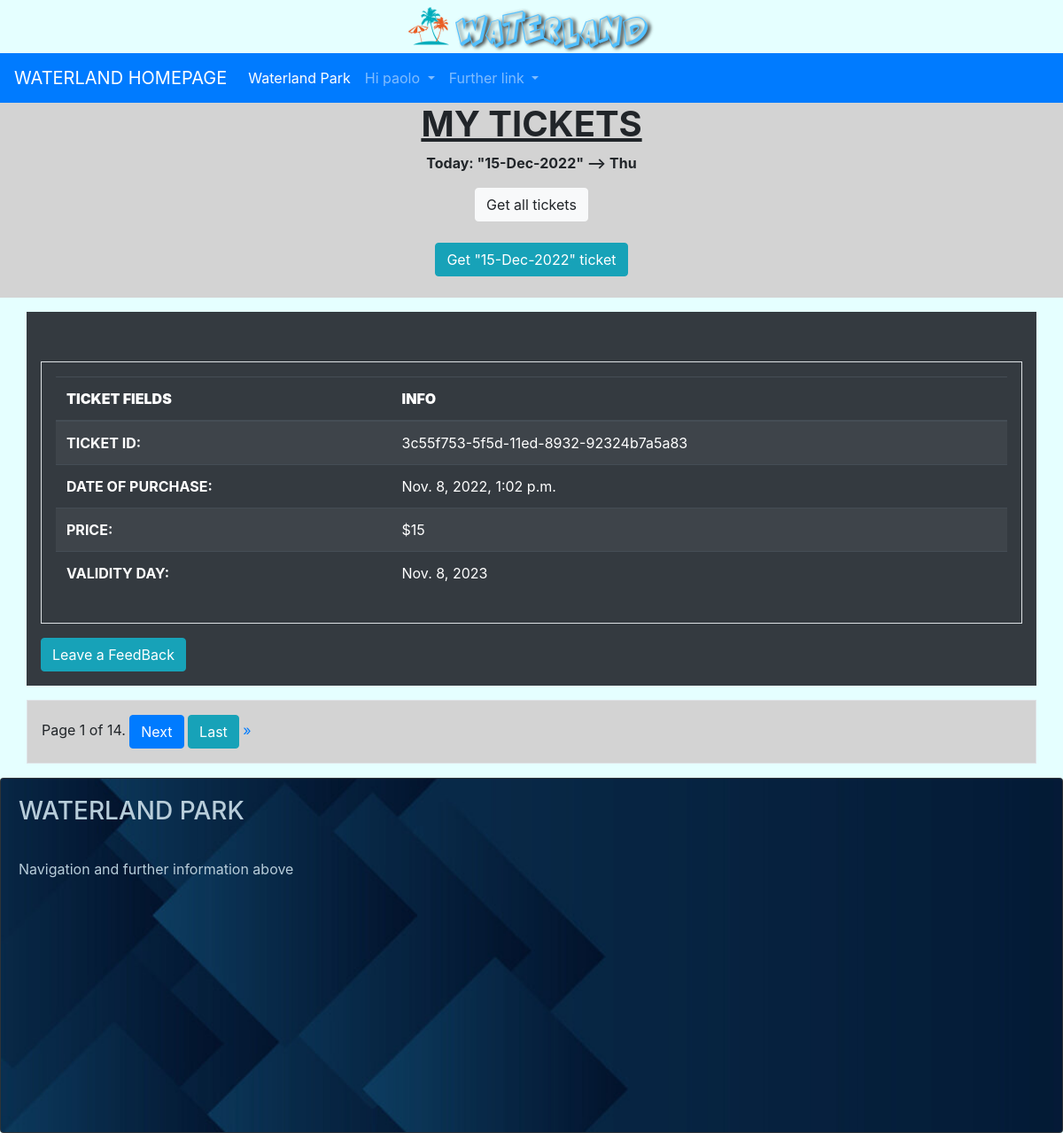
The page /waterpark/tickets&seasonpass/my_tickets/ (signed in) on the database its author committed.
### userpark/models.py (models this page shows, shortened)
class User(AbstractUser):
    GENDER_CHOICES = (
        ('M', 'Male'),
        ('F', 'Female'),
    )
    gender = models.CharField(max_length=1, choices=GENDER_CHOICES, help_text="Are you male or female?", null=True, default=None)
    birth_date = models.DateField(help_text="Place your birthday here", null=True,
                                  validators=[MaxValueValidator(limit_value=date.today()-timedelta(days=(365*7))),
                                              MinValueValidator(limit_value=date.today()-timedelta(days=(365*100)))], default=None)
    staff_assigned_code = models.CharField(max_length=5, help_text="Place your staff code here", null=True, unique=True, default=None)
    is_staff_member = models.BooleanField(default=False)
    propic = models.ImageField(upload_to=media_directory_path, blank=True, null=True,
                               default=None, help_text='Add your profile picture here', verbose_name='Picture Profile')
    slug = models.SlugField(null=False, unique=True)  # max length disabled

### waterpark/models.py (models this page shows, shortened)
class Tiket(models.Model):
    customer = models.ForeignKey(myUser, on_delete=models.SET_NULL, null=True)    # ForeignKey many to one
    tiket_slug = models.SlugField(null=False, unique=True)            # Slug reference used for each tiket created
    date_of_purchase = models.DateTimeField(default=timezone.now, null=False, blank=False)
    validity_day = models.DateField(help_text="Choose the day you will come to Waterland", null=False,
                                  validators=[MinValueValidator(limit_value=date.today), MaxValueValidator(limit_value=date.today()+timedelta(days=365))],
                                    default=date.today, blank=False, verbose_name='Entry Waterland date')
    cost = models.IntegerField(default=15, null=False, blank=False)
    class Meta:
        verbose_name_plural = 'Tickets'

### waterpark/views.py (the view)
# urls.py: path('tickets&seasonpass/my_tickets/', CustomerTiketListView.as_view(), name='customer-tiket-list'),
class CustomerTiketListView(LoginRequiredMixin, CustomerRequiredMixin, ListView):
    model = Tiket
    template_name = 'waterpark/customer/tikets/my_tiket_list.html'
    context_object_name = "tiket_list"  # default is object_list
    paginate_by = 1
    login_url = 'userpark:login'  # Redirect Login needed
    redirect_field_name = 'redirect_to'
    def get_queryset(self):
        queryset = Tiket.objects.filter(customer=self.request.user).order_by('-validity_day').values()   # DESC date, default ASC
        return queryset

### waterlandmixins/mixins.py (called while the page is built)
    def dispatch(self, request, *args, **kwargs):
        if not request.user.is_staff_member:
            return super().dispatch(request, *args, **kwargs)
        else:
            raise PermissionDenied

### waterpark/templates/waterpark/customer/tikets/my_tiket_list.html (shortened to what this page needs)
{% extends 'navbase.html' %}
{% block bodybase %}
    <div class="text-center" style="background-color: lightgray">
        <h1><strong><u>MY TICKETS</u></strong></h1>
        <p><strong>Today: "{% now 'd-M-Y' %}" --> {% now 'D' %}</strong></p>
        <a href="{% url 'waterpark:customer-tiket-list' %}"><button type="button" class="btn btn-light">Get all tickets</button></a><br><br>
        <a href="{% url 'waterpark:customer-tiket-list-today' %}"><button type="button" class="btn btn-info">Get "{% now 'd-M-Y' %}" ticket</button></a><br><br>
    </div>
    <div class="container p-3 my-3 bg-dark text-white">
    {% for tiket in tiket_list %}
        <br>
        <div class="container p-3 my-3 border">
        <table class="table table-striped table-dark">
          <thead>
            <tr>
                <th scope="col"><strong>TICKET FIELDS</strong></th>
              <th scope="col"><strong>INFO</strong></th>
            </tr>
          </thead>
        <tbody>
            <tr>
            <th scope="row">TICKET ID:</th>
             <td>{{ tiket.tiket_slug }}</td>
            </tr>
            <tr>
            <th scope="row">DATE OF PURCHASE:</th>
             <td>{{ tiket.date_of_purchase }}</td>
            </tr>
            <tr>
            <th scope="row">PRICE:</th>
             <td>${{ tiket.cost }}</td>
            </tr>
            <tr>
            <th scope="row">VALIDITY DAY:</th>
             <td>{{ tiket.validity_day }}</td>
            </tr>
         </tbody>
        </table>
        </div>
        <a href="{% url 'reviewpark:leave-feedback' %}"><button type="button" class="btn btn-info">Leave a FeedBack</button></a>
        <br>
    {% empty %}
        <div class="text-center">
            <h2><strong><u>NO TIKETS YET</u></strong></h2>
        </div>
    {% endfor %}
    </div>
    <div class="container p-3 my-3 border" style="background-color: lightgray">
        <div class="pagination">
        <span class="step-links">
            <span class="current">
                Page {{ page_obj.number }} of {{ page_obj.paginator.num_pages }}.
            </span>
            {% if page_obj.has_next %}
                <a href="?page={{ page_obj.next_page_number }}"><button type="button" class="btn btn-primary">Next</button></a>
                <a href="?page={{ page_obj.paginator.num_pages }}"><button type="button" class="btn btn-info">Last</button> &raquo;</a>
            {% endif %}
        </span>
        </div>
    </div>
{% endblock %}

### templates/navbase.html (shortened to what this page needs)
{% extends 'base.html' %}
{% load static %}
{% block head %}
    <nav class="navbar navbar-expand-lg navbar navbar-dark bg-primary">
      <a class="navbar-brand" href="{% url 'home' %}">WATERLAND HOMEPAGE</a>
      <div class="collapse navbar-collapse" id="navbarNavDropdown">
        <ul class="navbar-nav">
          <li class="nav-item active">
            <a class="nav-link" href="{% url 'waterland-park-info-showcase' %}">Waterland Park <span class="sr-only">(current)</span></a>
          </li>
          {% if user.is_authenticated %}
              {% if user.is_staff_member %}
                <li class="nav-item dropdown">
                <a class="nav-link dropdown-toggle" href="#" id="navbarDropdownMenuLink" role="button" data-toggle="dropdown" aria-expanded="false">
                Staff {{ user.username }}
                </a>
                <div class="dropdown-menu" aria-labelledby="navbarDropdownMenuLink">
                <a class="dropdown-item" href="{% url 'userpark:user-profile' %}">Profile</a>
                <a class="dropdown-item" href="{% url 'waterpark:staff-manage-tiket-main' %}">History management Ticket</a>
                <a class="dropdown-item" href="{% url 'waterpark:staff-search-tiket-for-user' %}">Detail Ticket</a>
                <a class="dropdown-item" href="{% url 'waterpark:staff-manage-seasonpass-main' %}">History management SeasonPass</a>
                <a class="dropdown-item" href="{% url 'waterpark:staff-search-seasonpass-for-user' %}">Detail SeasonPass</a>
                <a class="dropdown-item" href="{% url 'reviewpark:faq-staff-list' %}">Answer to FAQ</a>
                <a class="dropdown-item" href="{% url 'userpark:logout' %}">Logout</a>
                </div>
                </li>
            {% else %}
            <li class="nav-item dropdown">
            <a class="nav-link dropdown-toggle" href="#" id="navbarDropdownMenuLink" role="button" data-toggle="dropdown" aria-expanded="false">
             Hi {{ user.username }}
            </a>
          </li>
          {% endif %}
          {% endif %}
          <li class="nav-item dropdown">
            <a class="nav-link dropdown-toggle" href="#" id="navbarDropdownMenuLink" role="button" data-toggle="dropdown" aria-expanded="false">
              Further link
            </a>
          </li>
        </ul>
      </div>
    </nav>
{% endblock %}
{% block body %}
    {% block bodybase %}{% endblock %}
        <footer>
            <div class="card bg-dark text-white">
              <img src="{% static 'img/footer.jpg' %}" class="card-img" alt="footerimg">
              <div class="card-img-overlay">
                <h3 class="card-title" style="color:#b8cdda ; ">WATERLAND PARK</h3>
                  <br>
                <p class="card-text" style="color:#b8cdda ; ">Navigation and further information above</p>
              </div>
            </div>
        </footer>
{% endblock %}

### rows shown on the page
User: username "paolo"
Tiket: tiket_slug "3c55f753-5f5d-11ed-8932-92324b7a5a83", date_of_purchase "Nov. 8, 2022, 1:02 p.m.", cost "15", validity_day "Nov. 8, 2023"

### other values the page prints
{{ page_obj.number }} "1"
{{ page_obj.paginator.num_pages }} "14"
